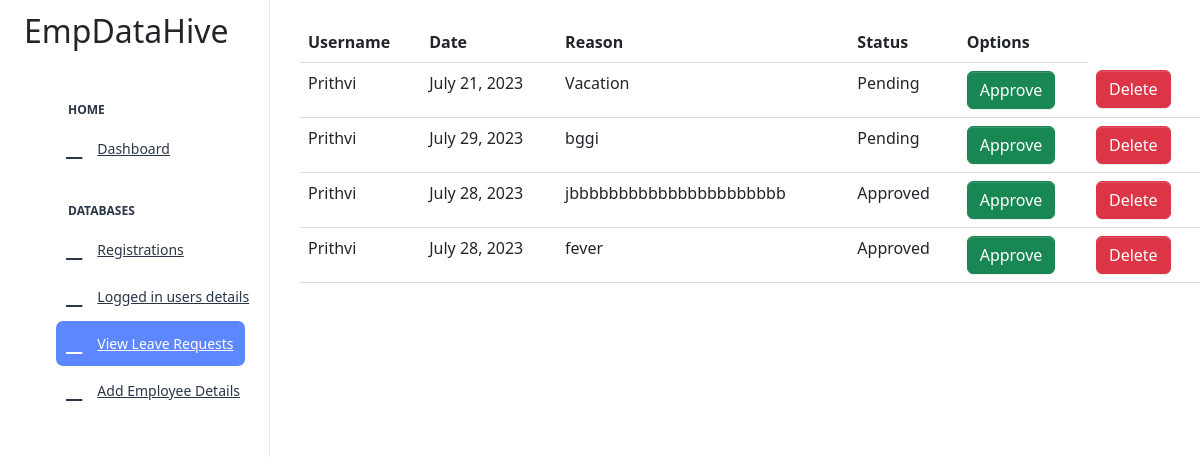
Page /Backend/leaveRequests on the committed database.
### Frontend/models.py (models this page shows)
class Leave_Request(models.Model):
    date = models.DateField()
    username = models.CharField(max_length=50, null=True, blank=True)
    reason = models.TextField()
    status = models.CharField(max_length=20, choices=[('Pending', 'Pending'), ('Approved', 'Approved')], default='Pending')

### Backend/views.py (the view)
# urls.py: path('leaveRequests',views.leaveRequests,name="leaveRequests"),
def leaveRequests(request):
   userregisterdata = registerdb.objects.all()
   leave_requests = Leave_Request.objects.all()
   return render(request, "display_leaveRequests.html", {"leave_requests": leave_requests,"userregisterdata": userregisterdata})

### Backend/templates/display_leaveRequests.html (shortened to what this page needs)
<!DOCTYPE html>
{% extends 'Index.html' %}
{% block content %}
<html lang="en">
<head>
    <link href="https://cdn.jsdelivr.net/npm/bootstrap@5.3.0/dist/css/bootstrap.min.css" rel="stylesheet">
</head>
<body>
<div class="card-body">
                    <h4 class="card-title">Registration Details</h4>
    <div class="table-responsive" style="margin-left:300px">
                    <table class="table table-hover">
                      <thead>
                        <tr>
                          <th>Username</th>
                            <th>Date</th>
                            <th>Reason</th>
                            <th>Status</th>
                            <th>Options</th>
                        </tr>
                      </thead>
                      <tbody>
                        {% for d in leave_requests %}
                        <tr>
                          <td> {{d.username}}</td>
                            <td> {{d.date}}</td>
                            <td> {{d.reason}}</td>
                            <td> {{d.status}}</td>
                            <td>
                                <form action="{% url 'accept_leave_request' dataId=d.id  %}" >
                                  <button type="submit" class="btn btn-success mr-2">Approve</button>
                                </form>
                            </td>
                          <td>  <form action="{% url 'delete_leave_request' dataId=d.id %}" >
                              <button type="submit" class="btn btn-danger">Delete</button>
                            </form> </td>
                        </tr>
                        {% endfor %}
                      </tbody>
                    </table>
                  </div>
    </div>
</body>
</html>
{% endblock %}

### Backend/templates/Index.html (shortened to what this page needs)
<!doctype html>
{% load static %}
<html lang="en">
<head>
  <link rel="stylesheet" href="{% static 'css/styles.min.css' %}" />
</head>
<body>
  <div class="page-wrapper" id="main-wrapper" data-layout="vertical" data-navbarbg="skin6" data-sidebartype="full"
    data-sidebar-position="fixed" data-header-position="fixed">
    <aside class="left-sidebar">
      <div>
        <div class="brand-logo d-flex align-items-center justify-content-between">
          <h2>EmpDataHive</h2>
        </div>
        <nav class="sidebar-nav scroll-sidebar" data-simplebar="">
          <ul id="sidebarnav">
            <li class="nav-small-cap">
              <span class="hide-menu">Home</span>
            </li>
            <li class="sidebar-item">
              <a class="sidebar-link" href="{% url 'index' %}" aria-expanded="false">
                <span>
                  <i class="ti ti-layout-dashboard"></i>
                </span>
                <span class="hide-menu">Dashboard</span>
              </a>
            </li>
            <li class="nav-small-cap">
              <span class="hide-menu">Databases</span>
            </li>
            <li class="sidebar-item">
              <a class="sidebar-link" href="{% url 'displayregister' %}" aria-expanded="false">
                <span>
                  <i class="ti ti-article"></i>
                </span>
                <span class="hide-menu">Registrations</span>
              </a>
            </li>
            <li class="sidebar-item">
              <a class="sidebar-link" href="{% url 'displayuser' %}" aria-expanded="false">
                <span>
                  <i class="ti ti-article"></i>
                </span>
                <span class="hide-menu">Logged in users details</span>
              </a>
            </li>
                <li class="sidebar-item">
              <a class="sidebar-link" href="{% url 'leaveRequests' %}" aria-expanded="false">
                <span>
                  <i class="ti ti-article"></i>
                </span>
                <span class="hide-menu">View Leave Requests</span>
              </a>
            </li>
                <li class="sidebar-item">
              <a class="sidebar-link" href="{% url 'employee' %}" aria-expanded="false">
                <span>
                  <i class="ti ti-article"></i>
                </span>
                <span class="hide-menu">Add Employee Details</span>
              </a>
            </li>
          </ul>
        </nav>
      </div>
    </aside>
 {% block content %}{% endblock %}
</body>
</html>

### Backend/templates/display_leaveRequests.html (style rules this page uses)
table { border-collapse: collapse; width: 100%; }
th, td { text-align: left; padding: 8px; border-bottom: 1px solid #ddd; }

### rows in the picture
Leave_Request: username "Prithvi", date "July 21, 2023", reason "Vacation", status "Pending"
Leave_Request: username "Prithvi", date "July 29, 2023", reason "bggi", status "Pending"
Leave_Request: username "Prithvi", date "July 28, 2023", reason "jbbbbbbbbbbbbbbbbbbbbbb", status "Approved"
Leave_Request: username "Prithvi", date "July 28, 2023", reason "fever", status "Approved"
